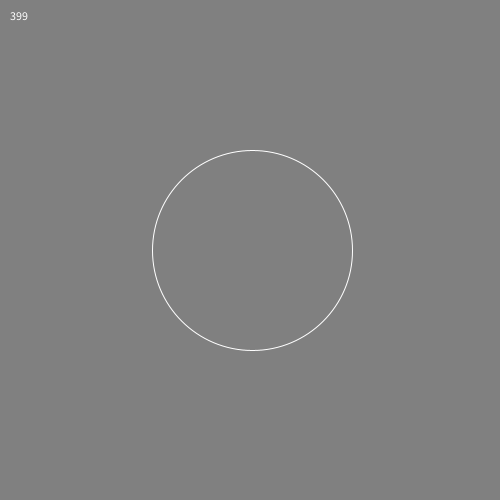
Frame 1 (no input)
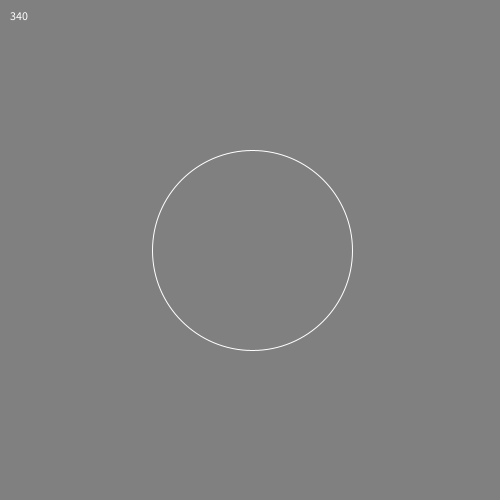
Frame 60 (the mouse pressed at the canvas centre just before this capture)
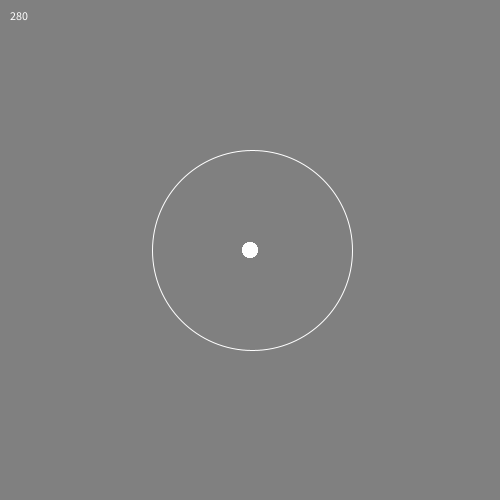
Frame 120 (the mouse held since frame 60 and released just before this capture)

The Processing sketch that drew these frames (run headless with seeded random() and noise(); from frame 60 on, the mouse is pressed at the canvas centre):

// Processing sketch: shape_tracing
// ── shape_tracing.pde
/*  
 shape_tracing
 Game Building Blocks for Processing
 (c) 2013 Brad Tober [http://www.bradtober.com]
 Licensed under The MIT License
 */

PGraphics drawCanvas;                                                       // graphics layer for the player's drawing
PGraphics drawShape;                                                        // invisible graphics layer for the target shape to be traced
boolean drawingMode = false;                                                // whether drawing mode is active or not (drawing only happens when the mouse is pressed)
int framesToPlay = 400;                                                     // number of frames to countdown (acts as an approximate timer)

void setup() {
  size(500, 500);
  frameRate(30);
  drawShape = createGraphics(width, height);                                // create an invisible graphics layer for the target shape to be traced
  drawShape.beginDraw();
  drawShape.background(255);
  drawShape.stroke(0);
  drawShape.strokeWeight(5);                                                // this weight relates to the weight of the tracing "brush" below: closer values = more challenging
  drawShape.ellipse(252, 250, 200, 200);                                    // draw the shape to be traced on this invisible layer
  drawShape.endDraw();
  drawCanvas = createGraphics(width, height);                               // create a graphics layer for drawing using the mouse
  drawCanvas.beginDraw();
  drawCanvas.background(0, 0);                                              // set the background to be transparent
  drawCanvas.endDraw();
  println("Try to trace the displayed shape before time runs out! A score of your accuracy will be displayed in the console when time is up.");
} 

void draw() {  
  background(128);
  if (drawingMode) {                                                        // if drawing mode is active (when the mouse is pressed)
    if (framesToPlay > 0) {                                                 // if the frame counter has not yet reached 0
      drawCanvas.beginDraw();
      drawCanvas.noStroke();
      drawCanvas.fill(255);                                                 // set the fill color to be white
      drawCanvas.ellipse(mouseX, mouseY, 15, 15);                           // draw on the drawCanvas layer using an ellipse as the "brush" (see above)
      drawCanvas.endDraw();
    }
  }  
  noFill();
  stroke(255);
  strokeWeight(1);
  ellipse(252, 250, 200, 200);                                              // draw the visible form to be traced as a guide, should be the same as the shape drawn on the invisible graphics layer (see above)
  if (framesToPlay > 0) {                                                   // if the frame counter has not yet reached 0
    framesToPlay--;                                                         // decrement the frame counter after every frame drawn
    text(str(framesToPlay), 10, 20);                                        // display the number of frames remaining
  }
  if (framesToPlay == 1) {                                                  // if the frame counter has reached 1
    println("Your score is: " + compare(drawShape, drawCanvas) + "%");      // compare the player's drawn shape and the shape to be traced and display a score
  }

  image(drawCanvas, 0, 0);                                                  // show the drawCanvas graphics layer
}

void mousePressed() {                                                       // when the mouse is pressed
  drawingMode = true;                                                       // start drawing mode
}

void mouseReleased() {                                                      // when the mouse is released
  drawingMode = false;                                                      // end drawing mode
}

void resetCanvas() {                                                        // this function clears the player's drawing (not currently used in this example)
  drawCanvas.beginDraw();
  drawCanvas.background(0, 0);
  drawCanvas.endDraw();
}

int compare(PGraphics original, PGraphics drawn) {                          // this function calculates a score based on the accuracy of the tracing
  original.loadPixels();                                                    // get the pixels of invisible layer with the shape to be traced
  drawn.loadPixels();                                                       // get the pixels of the player's drawing
  float originalNum = 0;                                                    // counter for the number of black pixels in the invisible layer with the shape to be traced
  float drawnNum = 0;                                                       // counter for the number of black pixels in the invisible layer after the white pixels from the player's drawing have been copied to the invisible layer
  for (int i = 0; i < original.pixels.length; i++) {
    if (brightness(original.pixels[i]) == 0) {                              // if a pixel in the invisible layer image is black
      originalNum++;                                                        // increment the originalNum counter
    }
    if (brightness(drawn.pixels[i]) == 255) {                               // if a pixel in the player's drawn image is white
      original.pixels[i] = drawn.pixels[i];                                 // copy that pixel to the invisible layer (this will overwrite a black pixel, if there is one, in the same location)
    }
  }
  original.updatePixels();                                                  // update the pixels in the invisible layer
  for (int i = 0; i < original.pixels.length; i++) {
    if (brightness(original.pixels[i]) == 0) {                              // if a pixel in the invisible layer image is black
      drawnNum++;                                                           // increment the drawnNum counter (this counts the black pixels in the invisible layer that were not covered by the white pixels of the player's drawing)
    }  
  }
  float difference = originalNum - drawnNum;
  int score = int((difference/originalNum) * 100);                          // calculate a percentage accuracy score
  return score;
}
